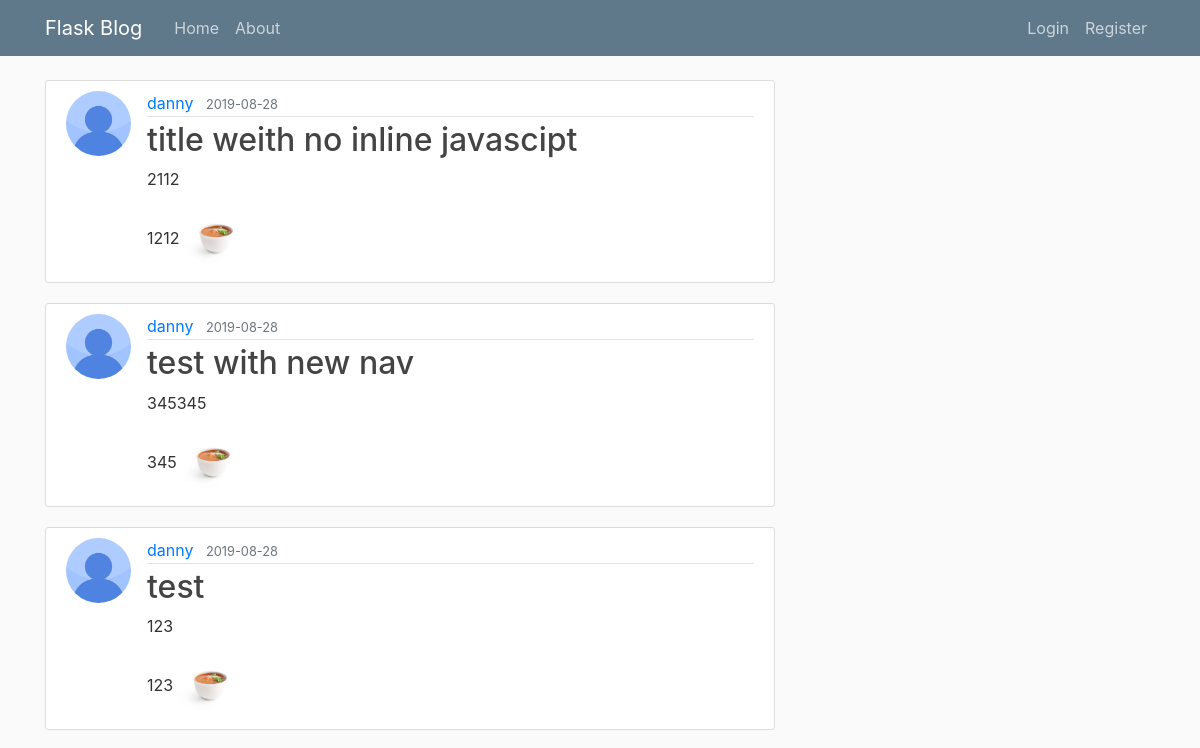
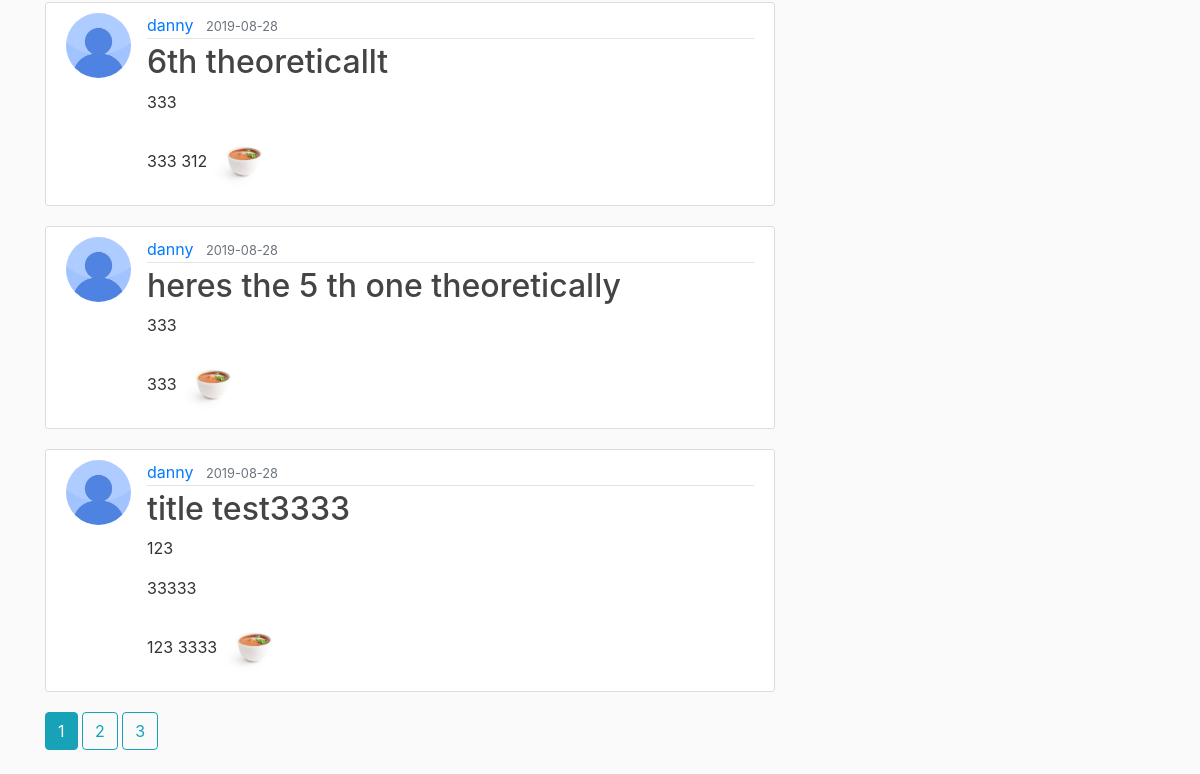
The page /test on the database as committed earlier (2 pictures, top to bottom).
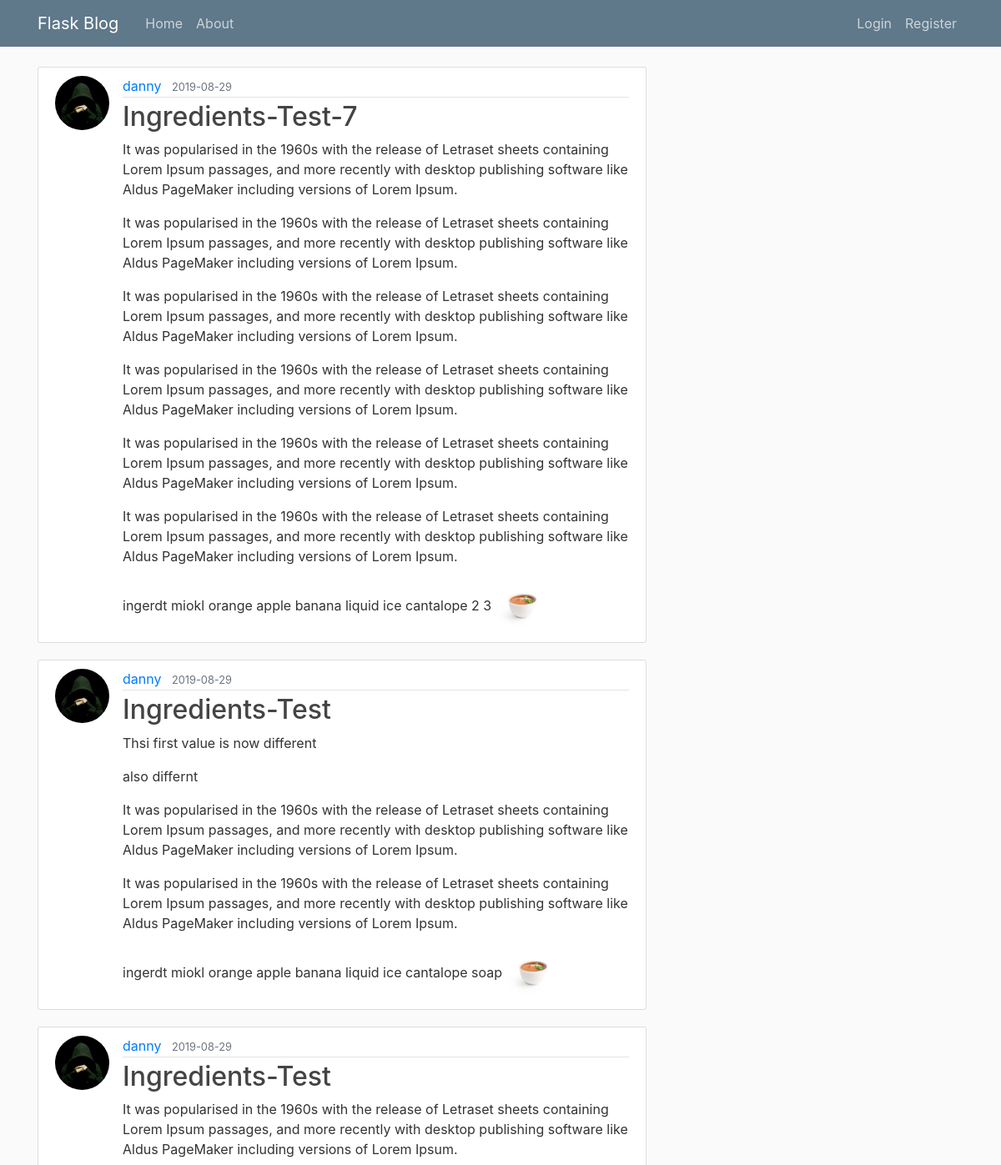
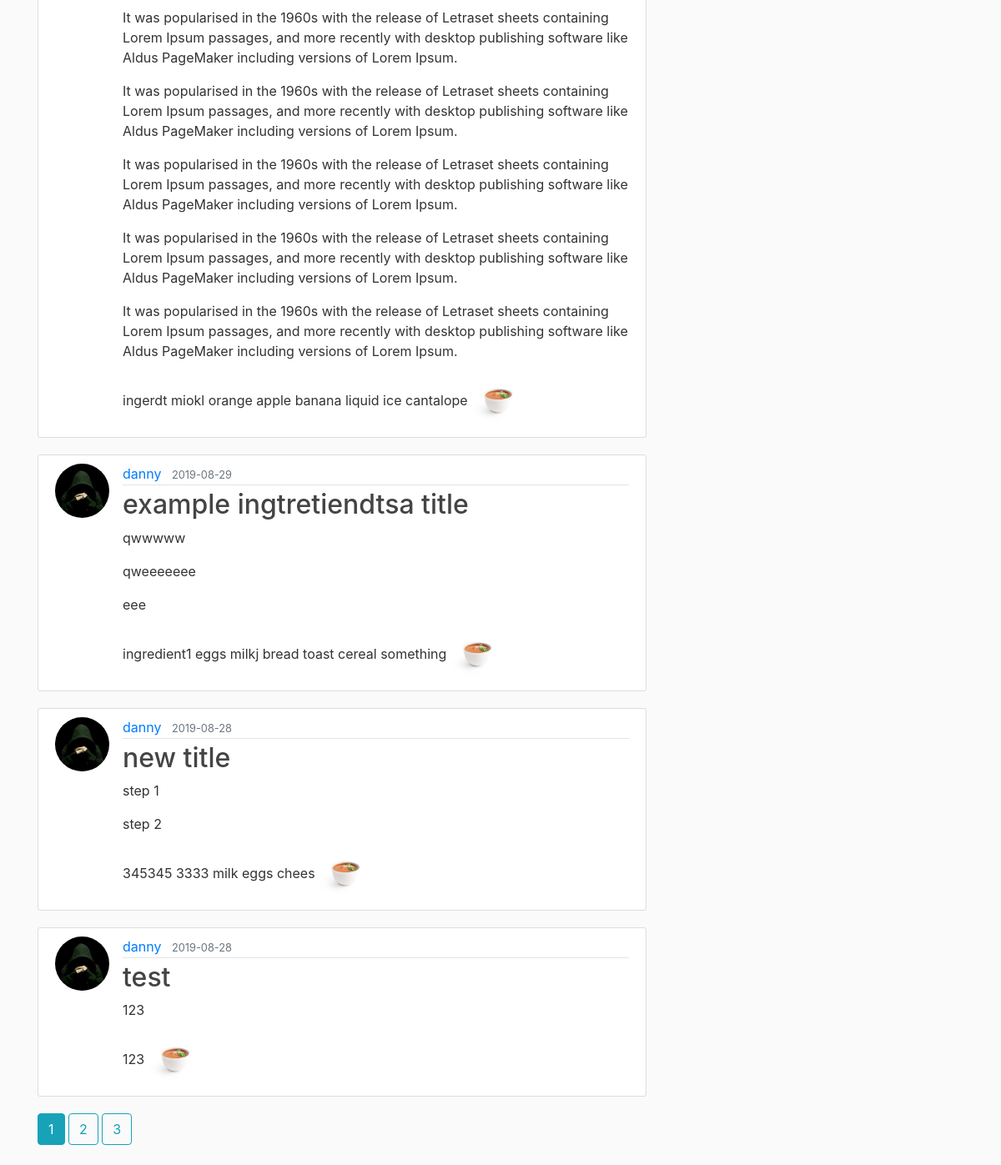
The same page on the database as committed later (2 pictures, top to bottom).
### backend/flaskblog/models.py (models this page shows, shortened)
class Post(db.Model):
    id = db.Column(db.Integer, primary_key=True)
    title = db.Column(db.String(100), nullable=False)
    time = db.Column(db.String(100), nullable=False)
    serves = db.Column(db.String(100), nullable=False)
    cal = db.Column(db.String(100), nullable=False)
    date_posted = db.Column(db.DateTime, nullable=False, default=datetime.utcnow)
    ingredients = db.Column(db.PickleType(), nullable=False)
    steps = db.Column(db.PickleType(), nullable=False)
    image = db.Column(db.String(20), nullable=False, default='image.jpg')
    user_id = db.Column(db.Integer, db.ForeignKey('user.id'), nullable=False)

class User(db.Model, UserMixin):
    id = db.Column(db.Integer, primary_key=True)
    username = db.Column(db.String(20), unique=True, nullable=False)
    email = db.Column(db.String(120), unique=True, nullable=False)
    image_file = db.Column(db.String(20), nullable=False, default='2.jpg')
    password = db.Column(db.String(60), nullable=False)
    posts = db.relationship('Post', backref='author', lazy=True)

### backend/flaskblog/routes.py (the view)
@app.route("/test")
def test():
    page = request.args.get('page', 1, type=int)
    posts = Post.query.order_by(Post.date_posted.desc()).paginate(page=page, per_page=6)
    return render_template('home1.html', posts=posts)

### backend/flaskblog/templates/home1.html
{% extends "layout.html" %}
{% block content %}
    {% for post in posts.items %}
        <article class="media content-section">
          <img class="rounded-circle article-img" src="{{ url_for('static', filename='profile_pics/' + post.author.image_file) }}">
          <div class="media-body">
            <div class="article-metadata">
              <a class="mr-2" href="{{ url_for('user_posts', username=post.author.username) }}">{{ post.author.username }}</a>
              <small class="text-muted">{{ post.date_posted.strftime('%Y-%m-%d') }}</small>
            </div>
            <h2><a class="article-title" href="{{ url_for('post', post_id=post.id) }}">{{ post.title }}</a></h2>
           {% for result in post.steps %}
           <p class="article-content"> {{ result }} </p>
          {% endfor %}
          {% for result in post.ingredients %}
           {{ result }}
         {% endfor %}
            <img class="rounded-circle article-img" src="{{ url_for('static', filename='post_img/' + post.image) }}">
          </div>
        </article>
    {% endfor %}
    {% for page_num in posts.iter_pages(left_edge=1, right_edge=1, left_current=1, right_current=2) %}
      {% if page_num %}
        {% if posts.page == page_num %}
          <a class="btn btn-info mb-4" href="{{ url_for('home', page=page_num) }}">{{ page_num }}</a>
        {% else %}
          <a class="btn btn-outline-info mb-4" href="{{ url_for('home', page=page_num) }}">{{ page_num }}</a>
        {% endif %}
      {% else %}
        ...
      {% endif %}
    {% endfor %}
{% endblock content %}

### backend/flaskblog/templates/layout.html (shortened to what this page needs)
<!DOCTYPE html>
<html>
<head>
    <link rel="stylesheet" href="https://maxcdn.bootstrapcdn.com/bootstrap/4.0.0/css/bootstrap.min.css">
    <link rel="stylesheet" type="text/css" href="{{ url_for('static', filename='main.css') }}">
</head>
<body>
    <header class="site-header">
      <nav class="navbar navbar-expand-md navbar-dark bg-steel fixed-top">
        <div class="container">
          <a class="navbar-brand mr-4" href="/">Flask Blog</a>
          <div class="collapse navbar-collapse" id="navbarToggle">
            <div class="navbar-nav mr-auto">
              <a class="nav-item nav-link" href="{{ url_for('home') }}">Home</a>
              <a class="nav-item nav-link" href="{{ url_for('about') }}">About</a>
            </div>
            <div class="navbar-nav">
              {% if current_user.is_authenticated %}
                <a class="nav-item nav-link" href="{{ url_for('new_post') }}">New Post</a>
                <a class="nav-item nav-link" href="{{ url_for('account') }}">Account</a>
                <a class="nav-item nav-link" href="{{ url_for('logout') }}">Logout</a>
              {% else %}
                <a class="nav-item nav-link" href="{{ url_for('login') }}">Login</a>
                <a class="nav-item nav-link" href="{{ url_for('register') }}">Register</a>
              {% endif %}
            </div>
          </div>
        </div>
      </nav>
    </header>
    <main role="main" class="container">
      <div class="row">
        <div class="col-md-8">
          {% block content %}{% endblock %}
        </div>
      </div>
    </main>
</body>
</html>

### backend/flaskblog/static/main.css (style rules this page uses)
body { background: #fafafa; color: #333333; margin-top: 5rem; }
h1, h2, h3, h4, h5, h6 { color: #444444; }
.bg-steel { background-color: #5f788a; }
.site-header .navbar-nav .nav-link { color: #cbd5db; }
.content-section { background: #ffffff; padding: 10px 20px; border: 1px solid #dddddd; border-radius: 3px; margin-bottom: 20px; }
.article-title { color: #444444; }
.article-content { white-space: pre-line; }
.article-img { height: 65px; width: 65px; margin-right: 16px; }
.article-metadata { padding-bottom: 1px; margin-bottom: 4px; border-bottom: 1px solid #e3e3e3 }

Rows that differ between the two databases and show on the page:
removed Post: image_file (picture), author.username "danny", date_posted "2019-08-28", title "title weith no inline javascipt", steps "2112", ingredients "1212", image (picture)
no longer on this page (row unchanged): Post: image_file (picture), author.username "danny", date_posted "2019-08-28", title "6th theoreticallt", steps "333", ingredients "333" "312", image (picture)
no longer on this page (row unchanged): Post: image_file (picture), author.username "danny", date_posted "2019-08-28", title "heres the 5 th one theoretically", steps "333", ingredients "333", image (picture)
no longer on this page (row unchanged): Post: image_file (picture), author.username "danny", date_posted "2019-08-28", title "title test3333", steps "123" "33333", ingredients "123" "3333", image (picture)
added Post: image_file (picture), author.username "danny", date_posted "2019-08-29", title "Ingredients-Test-7", steps "It was popularised in the 1960s with the release of Letraset sheets containing Lorem Ipsum passages, and more recently with desktop publishing software like Aldus PageMaker including versions of Lorem Ipsum." "It was popularised in the 1960s with the release of Letraset sheets containing Lorem Ipsum passages, and more recently with desktop publishing software like Aldus PageMaker including versions of Lorem Ipsum." "It was popularised in the 1960s with the release of Letraset sheets containing Lorem Ipsum passages, and more recently with desktop publishing software like Aldus PageMaker including versions of Lorem Ipsum." "It was popularised in the 1960s with the release of Letraset sheets containing Lorem Ipsum passages, and more recently with desktop publishing software like Aldus PageMaker including versions of Lorem Ipsum." "It was popularised in the 1960s with the release of Letraset sheets containing Lorem Ipsum passages, and more recently with desktop publishing software like Aldus PageMaker including versions of Lorem Ipsum." "It was popularised in the 1960s with the release of Letraset sheets containing Lorem Ipsum passages, and more recently with desktop publishing software like Aldus PageMaker including versions of Lorem Ipsum.", ingredients "ingerdt" "miokl" "orange" "apple" "banana" "liquid ice" "cantalope" "2" "3", image (picture)
added Post: image_file (picture), author.username "danny", date_posted "2019-08-29", title "Ingredients-Test", steps "Thsi first value is now different" "also differnt" "It was popularised in the 1960s with the release of Letraset sheets containing Lorem Ipsum passages, and more recently with desktop publishing software like Aldus PageMaker including versions of Lorem Ipsum." "It was popularised in the 1960s with the release of Letraset sheets containing Lorem Ipsum passages, and more recently with desktop publishing software like Aldus PageMaker including versions of Lorem Ipsum.", ingredients "ingerdt" "miokl" "orange" "apple" "banana" "liquid ice" "cantalope" "soap", image (picture)
added Post: image_file (picture), author.username "danny", date_posted "2019-08-29", title "Ingredients-Test", steps "It was popularised in the 1960s with the release of Letraset sheets containing Lorem Ipsum passages, and more recently with desktop publishing software like Aldus PageMaker including versions of Lorem Ipsum." "It was popularised in the 1960s with the release of Letraset sheets containing Lorem Ipsum passages, and more recently with desktop publishing software like Aldus PageMaker including versions of Lorem Ipsum." "It was popularised in the 1960s with the release of Letraset sheets containing Lorem Ipsum passages, and more recently with desktop publishing software like Aldus PageMaker including versions of Lorem Ipsum." "It was popularised in the 1960s with the release of Letraset sheets containing Lorem Ipsum passages, and more recently with desktop publishing software like Aldus PageMaker including versions of Lorem Ipsum." "It was popularised in the 1960s with the release of Letraset sheets containing Lorem Ipsum passages, and more recently with desktop publishing software like Aldus PageMaker including versions of Lorem Ipsum." "It was popularised in the 1960s with the release of Letraset sheets containing Lorem Ipsum passages, and more recently with desktop publishing software like Aldus PageMaker including versions of Lorem Ipsum.", ingredients "ingerdt" "miokl" "orange" "apple" "banana" "liquid ice" "cantalope", image (picture)
added Post: image_file (picture), author.username "danny", date_posted "2019-08-29", title "example ingtretiendtsa title", steps "qwwwww" "qweeeeeee" "eee", ingredients "ingredient1" "eggs" "milkj" "bread" "toast" "cereal" "something", image (picture)
changed Post: image_file: a different picture; title "test with new nav" → "new title"
changed through a linked row, Post "test": image_file: a different picture
Other text that changed with them:
new list line: "step 1"
new list line: "step 2"
new list line: "345345"
new list line: "3333"
new list line: "milk"
new list line: "eggs"
new list line: "chees"
list line gone: "345345"
list line gone: "345"
